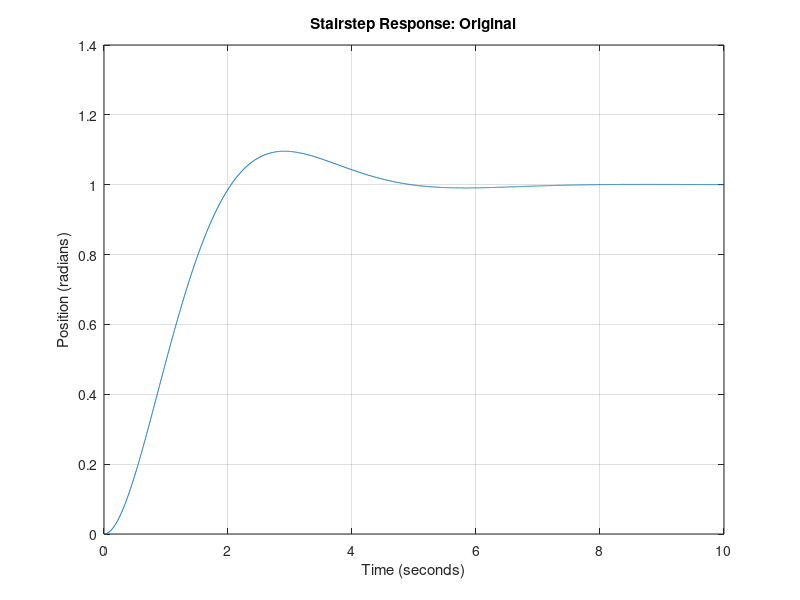

Recreate this plot in MATLAB.
%Ryley's calculated values
R = 6.2;
L = 3.2E-3;
Km = 0.8878;
b = 1.264E-4;
J = 7.89E-2;    

% %Friend's values
% R = 2.135;
% L = 1.55E-3;
% Km = 1.146E-2;
% b = 1.64E-6;
% J = 0.8E-4;

s = tf('s');
P_motor = Km/(s*((J*s+b)*(L*s+R)+Km^2));
zpk(P_motor)

Ts = 0.001;
dP_motor = c2d(P_motor, Ts, 'zoh');
zpk(dP_motor)

dP_motor = minreal(dP_motor,0.001);
zpk(dP_motor)

sys_cl = feedback(dP_motor,1);
[x1,t] = step(sys_cl,10);
stairs(t,x1)
xlabel('Time (seconds)')
ylabel('Position (radians)')
title('Stairstep Response: Original')
grid